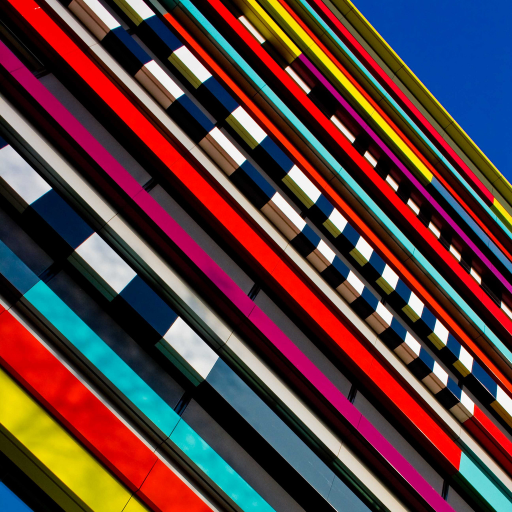
#> input picture datapipe/degradation_bsrgan/test.png, 1024 x 1024 px (shown at 1/2 size)
$ python -i utils_blindsr.py   (imports and definitions only)
#> lines starting #> are read from the running program, lines starting #| are printed output that depends on the picture
# -*- coding: utf-8 -*-
import numpy as np
import cv2
import torch

# from bfr_framework.utils import utils_image as util
from . import utils_image as util

import random
from scipy import ndimage
import scipy
import scipy.stats as ss
from scipy.interpolate import interp2d
from scipy.linalg import orth


"""
# --------------------------------------------
# Super-Resolution
# --------------------------------------------
#
# Kai Zhang (cskaizhang@gmail.com)
# https://github.com/cszn
# From 2019/03--2021/08
# --------------------------------------------
"""

# [12 lines left out: function modcrop_np, not called in this run]


"""
# --------------------------------------------
# anisotropic Gaussian kernels
# --------------------------------------------
"""
# [138 lines left out: functions analytic_kernel, anisotropic_Gaussian, gm_blur_kernel, shift_pixel, blur, gen_kernel, not called in this run]


def fspecial_gaussian(hsize, sigma):
    hsize = [hsize, hsize]
    siz = [(hsize[0]-1.0)/2.0, (hsize[1]-1.0)/2.0]
    std = sigma
    [x, y] = np.meshgrid(np.arange(-siz[1], siz[1]+1), np.arange(-siz[0], siz[0]+1))
    arg = -(x*x + y*y)/(2*std*std)
    h = np.exp(arg)
    h[h < scipy.finfo(float).eps * h.max()] = 0
    sumh = h.sum()
    if sumh != 0:
        h = h/sumh
    return h


# [7 lines left out: function fspecial_laplacian, not called in this run]


def fspecial(filter_type, *args, **kwargs):
    '''
    python code from:
    https://github.com/ronaldosena/imagens-medicas-2/blob/40171a6c259edec7827a6693a93955de2bd39e76/Aulas/aula_2_-_uniform_filter/matlab_fspecial.py
    '''
    if filter_type == 'gaussian':
        return fspecial_gaussian(*args, **kwargs)
    if filter_type == 'laplacian':
        return fspecial_laplacian(*args, **kwargs)

"""
# --------------------------------------------
# degradation models
# --------------------------------------------
"""


# [79 lines left out: functions bicubic_degradation, srmd_degradation, dpsr_degradation, classical_degradation, not called in this run]


def add_sharpening(img, weight=0.5, radius=50, threshold=10):
    """USM sharpening. borrowed from real-ESRGAN
    Input image: I; Blurry image: B.
    1. K = I + weight * (I - B)
    2. Mask = 1 if abs(I - B) > threshold, else: 0
    3. Blur mask:
    4. Out = Mask * K + (1 - Mask) * I
    Args:
        img (Numpy array): Input image, HWC, BGR; float32, [0, 1].
        weight (float): Sharp weight. Default: 1.
        radius (float): Kernel size of Gaussian blur. Default: 50.
        threshold (int):
    """
    if radius % 2 == 0:
        radius += 1
    blur = cv2.GaussianBlur(img, (radius, radius), 0)
    residual = img - blur
    mask = np.abs(residual) * 255 > threshold
    mask = mask.astype('float32')
    soft_mask = cv2.GaussianBlur(mask, (radius, radius), 0)

    K = img + weight * residual
    K = np.clip(K, 0, 1)
    return soft_mask * K + (1 - soft_mask) * img


def add_blur(img, sf=4):
    wd2 = 4.0 + sf
    wd = 2.0 + 0.2*sf
    if random.random() < 0.5:
        l1 = wd2*random.random()
        l2 = wd2*random.random()
        k = anisotropic_Gaussian(ksize=2*random.randint(2,11)+3, theta=random.random()*np.pi, l1=l1, l2=l2)
    else:
        k = fspecial('gaussian', 2*random.randint(2,11)+3, wd*random.random())
    img = ndimage.filters.convolve(img, np.expand_dims(k, axis=2), mode='mirror')

    return img


# [171 lines left out: functions add_resize, add_Gaussian_noise, add_speckle_noise, add_Poisson_noise, add_JPEG_noise, random_crop and 1 more, not called in this run]


def degradation_bsrgan_plus(img, sf=4, shuffle_prob=0.5, use_sharp=True, lq_patchsize=64, isp_model=None):
    """
    This is an extended degradation model by combining
    the degradation models of BSRGAN and Real-ESRGAN
    ----------
    img: HXWXC, [0, 1], its size should be large than (lq_patchsizexsf)x(lq_patchsizexsf)
    sf: scale factor
    use_shuffle: the degradation shuffle
    use_sharp: sharpening the img

    Returns
    -------
    img: low-quality patch, size: lq_patchsizeXlq_patchsizeXC, range: [0, 1]
    hq: corresponding high-quality patch, size: (lq_patchsizexsf)X(lq_patchsizexsf)XC, range: [0, 1]
    """

    h1, w1 = img.shape[:2]
    img = img.copy()[:h1 - h1 % sf, :w1 - w1 % sf, ...]  # mod crop
    h, w = img.shape[:2]

    if h < lq_patchsize*sf or w < lq_patchsize*sf:
        raise ValueError(f'img size ({h1}X{w1}) is too small!')

    if use_sharp:
        img = add_sharpening(img)
    hq = img.copy()

    if random.random() < shuffle_prob:
        shuffle_order = random.sample(range(13), 13)
    else:
        shuffle_order = list(range(13))
        # local shuffle for noise, JPEG is always the last one
        shuffle_order[2:6] = random.sample(shuffle_order[2:6], len(range(2, 6)))
        shuffle_order[9:13] = random.sample(shuffle_order[9:13], len(range(9, 13)))

    poisson_prob, speckle_prob, isp_prob = 0.1, 0.1, 0.1

    for i in shuffle_order:
        if i == 0:
            img = add_blur(img, sf=sf)
        elif i == 1:
            img = add_resize(img, sf=sf)
        elif i == 2:
            img = add_Gaussian_noise(img, noise_level1=2, noise_level2=25)
        elif i == 3:
            if random.random() < poisson_prob:
                img = add_Poisson_noise(img)
        elif i == 4:
            if random.random() < speckle_prob:
                img = add_speckle_noise(img)
        elif i == 5:
            if random.random() < isp_prob and isp_model is not None:
                with torch.no_grad():
                    img, hq = isp_model.forward(img.copy(), hq)
        elif i == 6:
            img = add_JPEG_noise(img)
        elif i == 7:
            img = add_blur(img, sf=sf)
        elif i == 8:
            img = add_resize(img, sf=sf)
        elif i == 9:
            img = add_Gaussian_noise(img, noise_level1=2, noise_level2=25)
        elif i == 10:
            if random.random() < poisson_prob:
                img = add_Poisson_noise(img)
        elif i == 11:
            if random.random() < speckle_prob:
                img = add_speckle_noise(img)
        elif i == 12:
            if random.random() < isp_prob and isp_model is not None:
                with torch.no_grad():
                    img, hq = isp_model.forward(img.copy(), hq)
        else:
            print('check the shuffle!')

    # resize to desired size
    img = cv2.resize(img, (int(1/sf*hq.shape[1]), int(1/sf*hq.shape[0])), interpolation=random.choice([1, 2, 3]))

    # add final JPEG compression noise
    img = add_JPEG_noise(img)

    # random crop
    img, hq = random_crop(img, hq, sf, lq_patchsize)

    return img, hq


# [11 lines not run here, left out]

# [8 lines of commented-out code are left out]

>>> import cv2
>>> picture = cv2.cvtColor(cv2.imread('../../../../datapipe/degradation_bsrgan/test.png'), cv2.COLOR_BGR2RGB)
>>> result = degradation_bsrgan_plus(picture)
#> in add_sharpening, `blur = cv2.GaussianBlur(img, (radius, radius), 0)`:
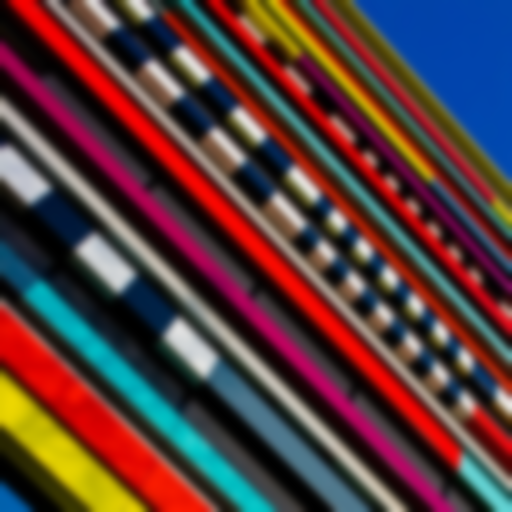
#> blur: shape (1024, 1024, 3) (shown at 1/2 size); mean R, G, B 88.5, 60.2, 60.7
#> in add_sharpening, `residual = img - blur`:
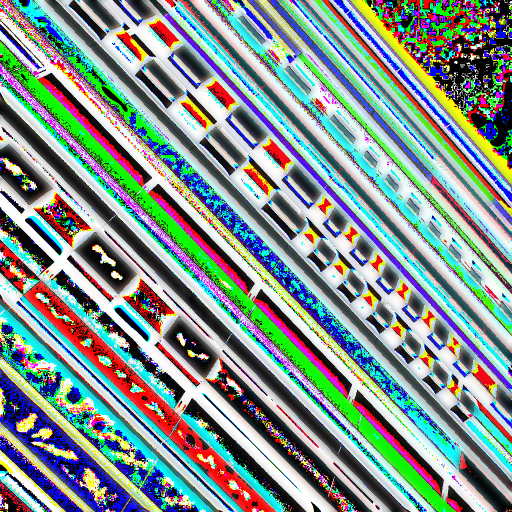
#> residual: shape (1024, 1024, 3) (shown at 1/2 size); mean R, G, B 129.6, 145.9, 142.2
#> in add_sharpening, `mask = np.abs(residual) * 255 > threshold`:
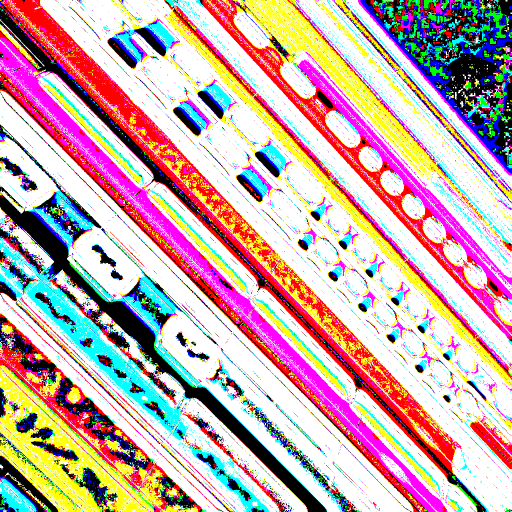
#> mask: shape (1024, 1024, 3) bool (shown at 1/2 size); mean R, G, B 0.781, 0.666, 0.662
#> in add_sharpening, `soft_mask = cv2.GaussianBlur(mask, (radius, radius), 0)`:
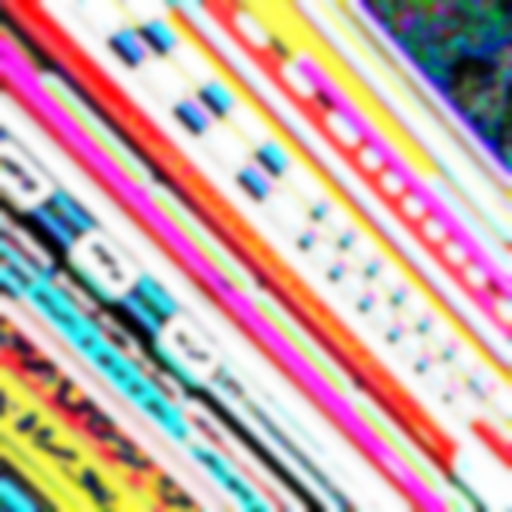
#> soft_mask: shape (1024, 1024, 3) float32 (shown at 1/2 size); mean R, G, B 0.781, 0.666, 0.662
#> in add_sharpening, `K = img + weight * residual`:
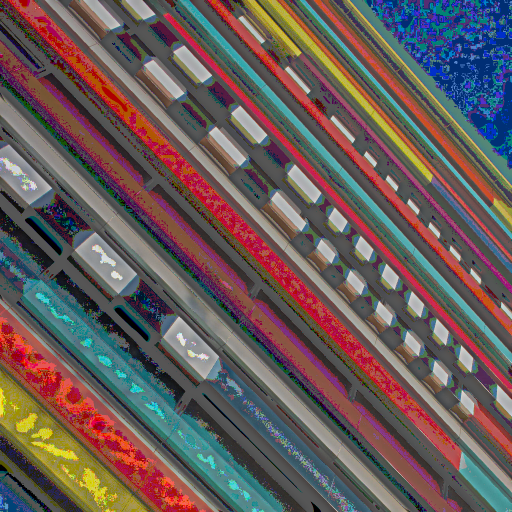
#> K: shape (1024, 1024, 3) float64 (shown at 1/2 size); mean R, G, B 153.3, 133.1, 131.7; drawn with min black and max white
#> in add_sharpening, `K = np.clip(K, 0, 1)`:
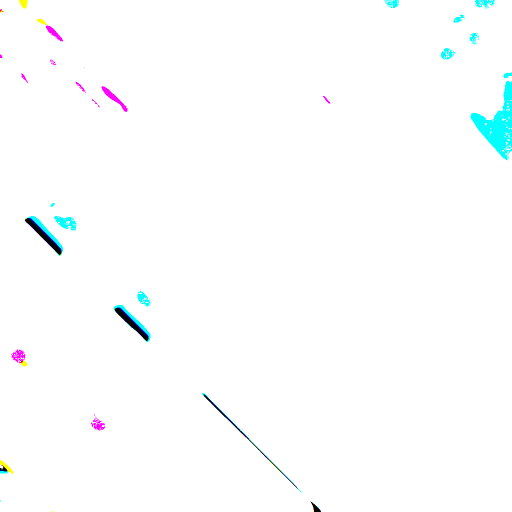
#> K: shape (1024, 1024, 3) float64 (shown at 1/2 size); mean R, G, B 0.988, 0.995, 0.997
#> in add_sharpening, `return soft_mask * K + (1 - soft_mask) * img`:
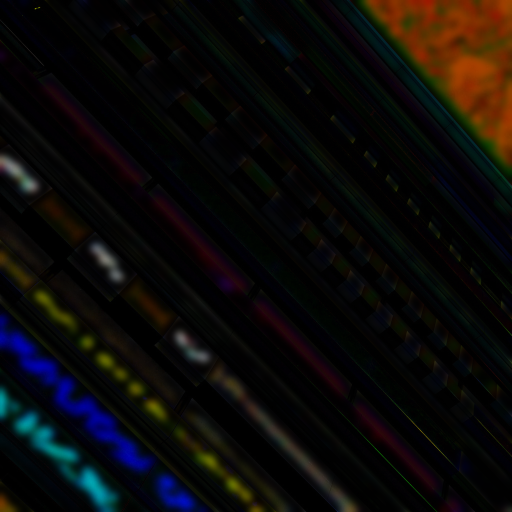
#> returned value: shape (1024, 1024, 3) float64 (shown at 1/2 size); mean of channels 0, 1, 2 9.1, 10.2, 12.1; drawn as B, G, R
#> (the run stopped early here; a loop or call above may not have finished)
